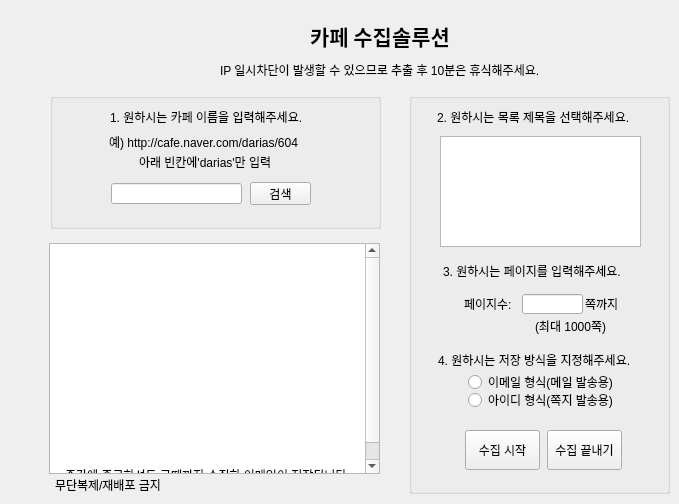
    <widget class="QWidget" name="tab_3">
     <attribute name="title">
      <string>카페</string>
     </attribute>
     <widget class="QLabel" name="label_6">
      <property name="geometry">
       <rect>
        <x>109</x>
        <y>134</y>
        <width>211</width>
        <height>16</height>
       </rect>
      </property>
      <property name="text">
       <string>예) http://cafe.naver.com/darias/604</string>
      </property>
     </widget>
     <widget class="QPushButton" name="pushButton3_1">
      <property name="geometry">
       <rect>
        <x>250</x>
        <y>182</y>
        <width>61</width>
        <height>23</height>
       </rect>
      </property>
      <property name="text">
       <string>검색</string>
      </property>
     </widget>
     <widget class="QLabel" name="label_16">
      <property name="geometry">
       <rect>
        <x>438</x>
        <y>350</y>
        <width>221</width>
        <height>20</height>
       </rect>
      </property>
      <property name="text">
       <string>4. 원하시는 저장 방식을 지정해주세요.</string>
      </property>
     </widget>
     <widget class="QRadioButton" name="radio3_2">
      <property name="geometry">
       <rect>
        <x>468</x>
        <y>392</y>
        <width>161</width>
        <height>16</height>
       </rect>
      </property>
      <property name="text">
       <string>아이디 형식(쪽지 발송용)</string>
      </property>
     </widget>
     <widget class="QGroupBox" name="groupBox_7">
      <property name="geometry">
       <rect>
        <x>50</x>
        <y>93</y>
        <width>331</width>
        <height>136</height>
       </rect>
      </property>
      <property name="title">
       <string/>
      </property>
     </widget>
     <widget class="QLabel" name="label_28">
      <property name="geometry">
       <rect>
        <x>220</x>
        <y>60</y>
        <width>361</width>
        <height>20</height>
       </rect>
      </property>
      <property name="text">
       <string>IP 일시차단이 발생할 수 있으므로 추출 후 10분은 휴식해주세요.</string>
      </property>
     </widget>
     <widget class="QRadioButton" name="radio3_1">
      <property name="geometry">
       <rect>
        <x>468</x>
        <y>374</y>
        <width>161</width>
        <height>16</height>
       </rect>
      </property>
      <property name="focusPolicy">
       <enum>Qt::StrongFocus</enum>
      </property>
      <property name="text">
       <string>이메일 형식(메일 발송용)</string>
      </property>
     </widget>
     <widget class="QGroupBox" name="groupBox_8">
      <property name="geometry">
       <rect>
        <x>409</x>
        <y>93</y>
        <width>261</width>
        <height>401</height>
       </rect>
      </property>
      <property name="title">
       <string/>
      </property>
      <widget class="QLabel" name="label_29">
       <property name="geometry">
        <rect>
         <x>28</x>
         <y>14</y>
         <width>221</width>
         <height>20</height>
        </rect>
       </property>
       <property name="text">
        <string>2. 원하시는 목록 제목을 선택해주세요.</string>
       </property>
      </widget>
      <widget class="QListWidget" name="listWidget3_2">
       <property name="geometry">
        <rect>
         <x>31</x>
         <y>43</y>
         <width>201</width>
         <height>111</height>
        </rect>
       </property>
      </widget>
      <widget class="QLabel" name="label_14">
       <property name="geometry">
        <rect>
         <x>34</x>
         <y>170</y>
         <width>201</width>
         <height>16</height>
        </rect>
       </property>
       <property name="text">
        <string>3. 원하시는 페이지를 입력해주세요.</string>
       </property>
      </widget>
      <widget class="QLineEdit" name="lineEdit3_2">
       <property name="geometry">
        <rect>
         <x>113</x>
         <y>201</y>
         <width>61</width>
         <height>20</height>
        </rect>
       </property>
       <property name="text">
        <string/>
       </property>
      </widget>
      <widget class="QLabel" name="label_27">
       <property name="geometry">
        <rect>
         <x>176</x>
         <y>203</y>
         <width>41</width>
         <height>16</height>
        </rect>
       </property>
       <property name="text">
        <string>쪽까지</string>
       </property>
      </widget>
      <widget class="QLabel" name="label_26">
       <property name="geometry">
        <rect>
         <x>126</x>
         <y>225</y>
         <width>81</width>
         <height>16</height>
        </rect>
       </property>
       <property name="text">
        <string>(최대 1000쪽)</string>
       </property>
      </widget>
      <widget class="QLabel" name="label_13">
       <property name="geometry">
        <rect>
         <x>55</x>
         <y>205</y>
         <width>56</width>
         <height>12</height>
        </rect>
       </property>
       <property name="text">
        <string>페이지수:</string>
       </property>
      </widget>
     </widget>
     <widget class="QListWidget" name="listWidget3_1">
      <property name="geometry">
       <rect>
        <x>49</x>
        <y>243</y>
        <width>331</width>
        <height>231</height>
       </rect>
      </property>
      <property name="font">
       <font>
        <pointsize>11</pointsize>
       </font>
      </property>
      <item>
       <property name="text">
        <string/>
       </property>
       <property name="font">
        <font>
         <family>돋움</family>
         <pointsize>9</pointsize>
        </font>
       </property>
      </item>
      <item>
       <property name="text">
        <string/>
       </property>
       <property name="font">
        <font>
         <family>돋움</family>
        </font>
       </property>
      </item>
      <item>
       <property name="text">
        <string/>
       </property>
       <property name="font">
        <font>
         <family>돋움</family>
        </font>
       </property>
       <property name="textAlignment">
        <set>AlignCenter</set>
       </property>
      </item>
      <item>
       <property name="text">
        <string/>
       </property>
       <property name="font">
        <font>
         <family>돋움</family>
        </font>
       </property>
       <property name="textAlignment">
        <set>AlignCenter</set>
       </property>
      </item>
      <item>
       <property name="text">
        <string/>
       </property>
       <property name="font">
        <font>
         <family>돋움</family>
         <pointsize>15</pointsize>
         <weight>75</weight>
         <bold>true</bold>
        </font>
       </property>
       <property name="textAlignment">
        <set>AlignCenter</set>
       </property>
      </item>
      <item>
       <property name="text">
        <string/>
       </property>
       <property name="font">
        <font>
         <family>돋움</family>
         <pointsize>9</pointsize>
         <weight>50</weight>
         <bold>false</bold>
        </font>
       </property>
       <property name="textAlignment">
        <set>AlignCenter</set>
       </property>
      </item>
      <item>
       <property name="text">
        <string/>
       </property>
       <property name="font">
        <font>
         <family>돋움</family>
        </font>
       </property>
       <property name="textAlignment">
        <set>AlignCenter</set>
       </property>
      </item>
      <item>
       <property name="text">
        <string/>
       </property>
      </item>
      <item>
       <property name="text">
        <string/>
       </property>
      </item>
      <item>
       <property name="text">
        <string/>
       </property>
      </item>
      <item>
       <property name="text">
        <string/>
       </property>
      </item>
      <item>
       <property name="text">
        <string>중간에 종료하셔도 그때까지 수집한 이메일이 저장됩니다.</string>
       </property>
       <property name="font">
        <font>
         <pointsize>9</pointsize>
        </font>
       </property>
       <property name="textAlignment">
        <set>AlignCenter</set>
       </property>
      </item>
     </widget>
     <widget class="QPushButton" name="pushButton3_3">
      <property name="geometry">
       <rect>
        <x>547</x>
        <y>430</y>
        <width>75</width>
        <height>40</height>
       </rect>
      </property>
      <property name="text">
       <string>수집 끝내기</string>
      </property>
     </widget>
     <widget class="QLabel" name="label_30">
      <property name="geometry">
       <rect>
        <x>55</x>
        <y>475</y>
        <width>121</width>
        <height>20</height>
       </rect>
      </property>
      <property name="text">
       <string>무단복제/재배포 금지</string>
      </property>
     </widget>
     <widget class="QPushButton" name="pushButton3_2">
      <property name="geometry">
       <rect>
        <x>465</x>
        <y>430</y>
        <width>75</width>
        <height>40</height>
       </rect>
      </property>
      <property name="text">
       <string>수집 시작</string>
      </property>
     </widget>
     <widget class="QLabel" name="label_31">
      <property name="geometry">
       <rect>
        <x>110</x>
        <y>109</y>
        <width>221</width>
        <height>16</height>
       </rect>
      </property>
      <property name="text">
       <string>1. 원하시는 카페 이름을 입력해주세요.</string>
      </property>
     </widget>
     <widget class="QLineEdit" name="lineEdit3_1">
      <property name="geometry">
       <rect>
        <x>111</x>
        <y>183</y>
        <width>131</width>
        <height>21</height>
       </rect>
      </property>
     </widget>
     <widget class="QLabel" name="label_32">
      <property name="geometry">
       <rect>
        <x>139</x>
        <y>154</y>
        <width>151</width>
        <height>16</height>
       </rect>
      </property>
      <property name="text">
       <string>아래 빈칸에'darias'만 입력</string>
      </property>
     </widget>
     <widget class="QLabel" name="label_41">
      <property name="geometry">
       <rect>
        <x>310</x>
        <y>20</y>
        <width>181</width>
        <height>31</height>
       </rect>
      </property>
      <property name="font">
       <font>
        <family>굴림</family>
        <pointsize>16</pointsize>
        <weight>75</weight>
        <bold>true</bold>
       </font>
      </property>
      <property name="text">
       <string>카페 수집솔루션</string>
      </property>
     </widget>
     <zorder>groupBox_7</zorder>
     <zorder>groupBox_8</zorder>
     <zorder>label_6</zorder>
     <zorder>pushButton3_1</zorder>
     <zorder>label_16</zorder>
     <zorder>radio3_2</zorder>
     <zorder>label_28</zorder>
     <zorder>radio3_1</zorder>
     <zorder>listWidget3_1</zorder>
     <zorder>pushButton3_3</zorder>
     <zorder>label_30</zorder>
     <zorder>pushButton3_2</zorder>
     <zorder>label_31</zorder>
     <zorder>lineEdit3_1</zorder>
     <zorder>label_32</zorder>
     <zorder>label_41</zorder>
    </widget>
